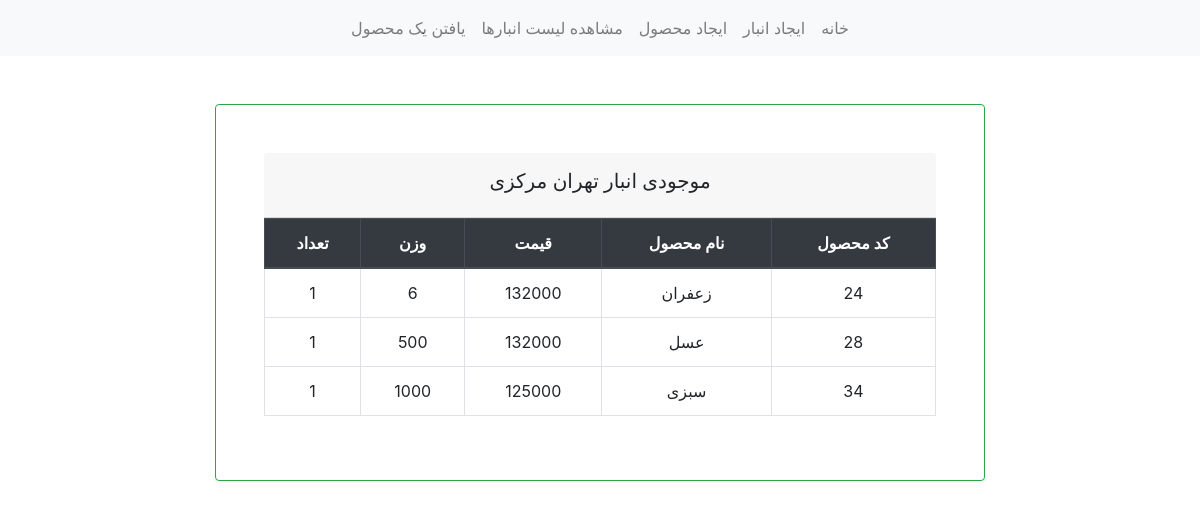
/showWarehouse.php?id=4&name=انبار تهران مرکزی, run on the app's committed database.
### tables this page shows
CREATE TABLE `product` (
  `id` int(11) NOT NULL,
  `name` varchar(200) NOT NULL,
  `price` int(11) NOT NULL,
  `weight` int(11) NOT NULL
);

### showWarehouse.php (the view, shortened to what this page needs)
<?php
include('nav/header.php');
require_once("database/db_connection.php");
$ware_id = $_GET['id'];
$ware_name = $_GET['name'];
$sql_fetch_ware = "SELECT product_id FROM prod_ware WHERE warehouse_id = '$ware_id'";
$query = $conn->query($sql_fetch_ware);
$prod_id_array = array();
while ($result = $query->fetch_assoc()) {
    $prod_id_array[] = $result['product_id'];
}
$ids = join("','", $prod_id_array);
$sql = "SELECT * FROM product WHERE id IN ('$ids')";
$product_query = $conn->query($sql);
?>
<div class="container col-lg-8 mt-5">
    <div class="card p-5 border-success text-center">
        <div class="card-header p-3">
            <h5> موجودی <?php echo $ware_name ?></h5>
        </div>
        <table class="table table-hover table-bordered">
            <thead class="thead-dark">
                <tr>
                    <th scope="col">تعداد</th>
                    <th scope="col">وزن</th>
                    <th scope="col">قیمت</th>
                    <th scope="col">نام محصول</th>
                    <th scope="col">کد محصول</th>
                </tr>
            </thead>
            <tbody>
                <?php
                while ($row = mysqli_fetch_array($product_query)) { ?>
                    <tr>
                        <td><?php
                        $product_id = $row['id'];
                        $sql_find_quan = "SELECT quantity FROM prod_ware WHERE product_id = '$product_id' AND warehouse_id = '$ware_id'";
                        $query1 = $conn->query($sql_find_quan);
                        $quantity = array();
                        while ($res1 = $query1->fetch_assoc()) {
                            $quantity[] = $res1['quantity'];
                        }
                        echo "$quantity[0]";
                        ?></td>
                        <td><?php echo $row['weight'] ?></td>
                        <td><?php echo $row['price'] ?></td>
                        <td><?php echo $row['name'] ?></td>
                        <td><?php echo $row['id'] ?></td>
                    </tr>
                <?php } ?>
            </tbody>
        </table>
    </div>
</div>
</body>
</html>

### data on the page
product: quantity "1", weight "6", price "132000", name "زعفران", id "24"
product: quantity "1", weight "500", price "132000", name "عسل", id "28"
product: quantity "1", weight "1000", price "125000", name "سبزی", id "34"

### other printed values
$ware_name "انبار تهران مرکزی"
